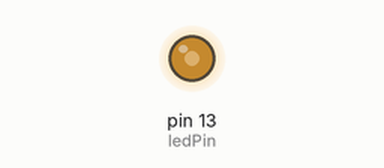
This sketch was run on a simulated Arduino Uno, built with avr-gcc and run on an emulated ATmega328P. Shown: output pins drawn as LEDs (lit = HIGH). What the sketch prints to the serial monitor is not drawn.

Above: at 0.1 s.
Timing chart, 0 to 1.6 s (numbered marks = the images above):
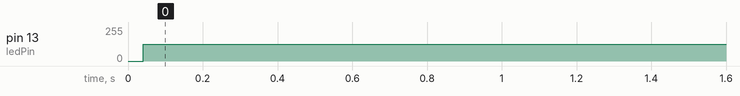

Measured:
- by itself, pin 13 (ledPin): 0/255 → 127/255 at 0.04 s

The sketch:

emisor.ino
```cpp
const int ledPin = LED_BUILTIN;  // el número del pin del LED | PIN 13
int ledState = LOW;  // ledState used to set the LED
// Generalmente, debería usar "unsigned long" para variables que contienen tiempo
// El valor será rápidamente demasiado grande para ser almacenado en un int
unsigned long previousMillis = 0;  // almacenará la última vez que se actualizó el LED
const long fs = 5000;
const long interval = 500/fs;  // intervalo de parpadeo (milisegundos)

void setup() {
  Serial.begin(115200);
  pinMode(ledPin, OUTPUT); // establece el pin digital como salida:
}

void loop() {
  Serial.println(ledState);
  unsigned long currentMillis = millis();

  if (currentMillis - previousMillis >= interval) {
    previousMillis = currentMillis; // guardar la última vez que parpadeó el LED

    if (ledState == LOW) { ledState = HIGH; } else { ledState = LOW; }
    digitalWrite(ledPin, ledState); Serial.println(ledState);
  }
}
```
